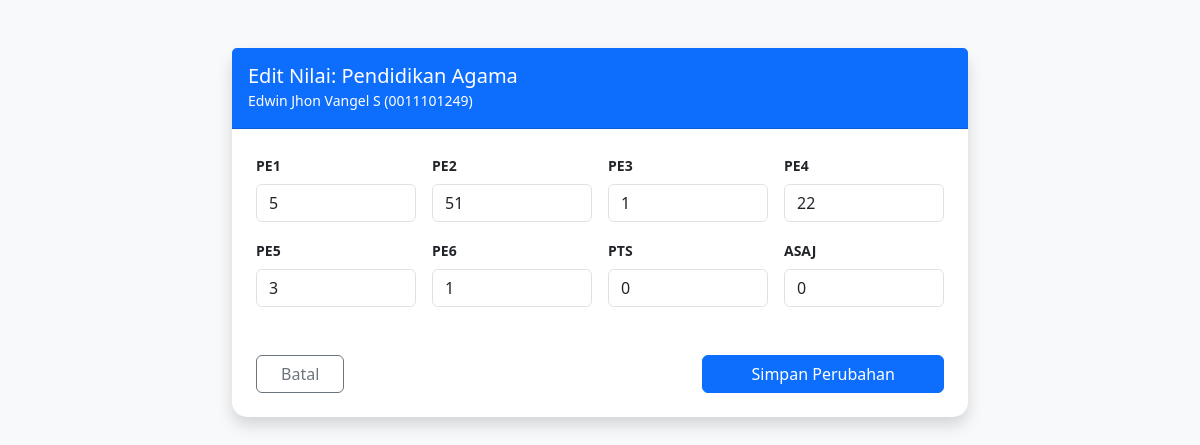
Screenshot of /edit_nilai.php?id=3 (signed in) with the database file from the repository.
### tables this page shows
CREATE TABLE `tabel_nilai` (
  `id_nilai` int NOT NULL,
  `nisn` varchar(10) DEFAULT NULL,
  `id_matapelajaran` varchar(2) DEFAULT NULL,
  `pe1` int DEFAULT '0',
  `pe2` int DEFAULT '0',
  `pe3` int DEFAULT '0',
  `pe4` int DEFAULT '0',
  `pe5` int DEFAULT '0',
  `pe6` int DEFAULT '0',
  `pts` int DEFAULT '0',
  `asaj` int DEFAULT '0',
  `semester` enum('Ganjil','Genap') DEFAULT 'Ganjil'
);

CREATE TABLE `mata_pelajaran` (
  `id_matapelajaran` varchar(2) NOT NULL,
  `matapelajaran` varchar(20) NOT NULL
);

CREATE TABLE `data_siswa` (
  `nisn` varchar(10) NOT NULL,
  `nama` varchar(50) NOT NULL,
  `email` varchar(100) DEFAULT NULL,
  `kelas` int NOT NULL,
  `alamat` varchar(255) NOT NULL,
  `password` varchar(10) DEFAULT NULL,
  `level` int NOT NULL,
  `status_akun` enum('Waiting','Approved','Rejected') DEFAULT 'Waiting'
);

### edit_nilai.php (the view, shortened to what this page needs)
<?php
include 'koneksi.php';
$id_nilai = $_GET['id'];
$query_lama = mysqli_query($conn, "SELECT n.*, s.nama, m.matapelajaran
                                   FROM tabel_nilai n
                                   JOIN data_siswa s ON n.nisn = s.nisn
                                   JOIN mata_pelajaran m ON n.id_matapelajaran = m.id_matapelajaran
                                   WHERE n.id_nilai = '$id_nilai'");
$data = mysqli_fetch_assoc($query_lama);
?>
<!DOCTYPE html>
<html lang="id">
<head>
    <link href="https://cdn.jsdelivr.net/npm/bootstrap@5.3.0/dist/css/bootstrap.min.css" rel="stylesheet">
</head>
<body class="bg-light py-5">
    <div class="container">
        <div class="row justify-content-center">
            <div class="col-md-8">
                <div class="card shadow border-0" style="border-radius: 15px;">
                    <div class="card-header bg-primary text-white py-3">
                        <h5 class="mb-0">Edit Nilai: <?php echo $data['matapelajaran']; ?></h5>
                        <small><?php echo $data['nama']; ?> (<?php echo $data['nisn']; ?>)</small>
                    </div>
                    <div class="card-body p-4">
                        <form action="" method="POST">
                            <div class="row g-3">
                                <?php
                                $fields = ['pe1', 'pe2', 'pe3', 'pe4', 'pe5', 'pe6', 'pts', 'asaj'];
                                foreach ($fields as $f): ?>
                                    <div class="col-md-3">
                                        <label class="form-label fw-bold text-uppercase small"><?php echo $f; ?></label>
                                        <input type="number" name="<?php echo $f; ?>" class="form-control" value="<?php echo $data[$f]; ?>" min="0" max="100" required>
                                    </div>
                                <?php endforeach; ?>
                            </div>
                            <div class="d-flex justify-content-between mt-5">
                                <a href="admin_cek_siswa.php?nisn=<?php echo $data['nisn']; ?>" class="btn btn-outline-secondary px-4">Batal</a>
                                <button type="submit" name="update_nilai" class="btn btn-primary px-5">Simpan Perubahan</button>
                            </div>
                        </form>
                    </div>
                </div>
            </div>
        </div>
    </div>
</body>
</html>

### rows the page displays
tabel_nilai: id_matapelajaran.matapelajaran "Pendidikan Agama", nisn.nama "Edwin Jhon Vangel S", nisn "0011101249", pe1 "5", pe2 "51", pe3 "1", pe4 "22", pe5 "3", pe6 "1", pts "0", asaj "0"

### other values shown
$f "PE1"
$f "PE2"
$f "PE3"
$f "PE4"
$f "PE5"
$f "PE6"
$f "PTS"
$f "ASAJ"
